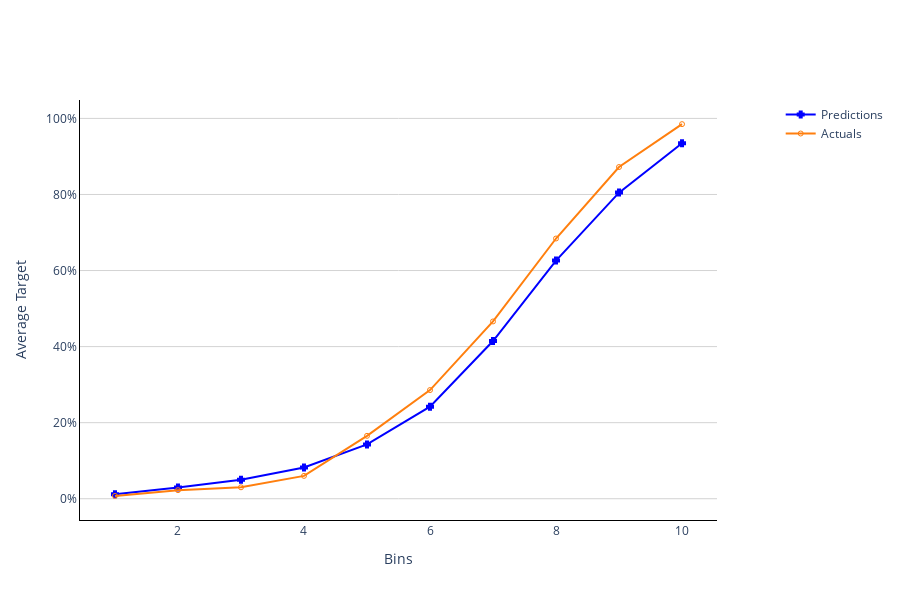

Source (notebook cell):
### Markdown cell above
### Plot lift chart and prediction explanations

### Code cell
# plot lift chart
plot_lift_chart(preds2, project_id, bins=10)

### Figure 1 — Plotly figure (JSON) as saved in the notebook; plotly's stock layout.template omitted (floating-point values rounded to 4 significant figures)
{"data": [{"line": {"color": "blue", "width": 2}, "marker": {"color": "blue", "line": {"color": "blue", "width": 2}, "size": 5, "symbol": "cross-open"}, "mode": "lines+markers", "name": "Predictions", "type": "scatter", "x": [1, 2, 3, 4, 5, 6, 7, 8, 9, 10], "y": [0.01167, 0.02961, 0.04995, 0.08234, 0.1428, 0.2419, 0.4147, 0.6261, 0.8049, 0.9346]}, {"line": {"color": "#ff7f0e", "width": 2}, "marker": {"color": "#ff7f0e", "line": {"color": "#ff7f0e", "width": 1}, "size": 5, "symbol": "circle-open"}, "mode": "lines+markers", "name": "Actuals", "type": "scatter", "x": [1, 2, 3, 4, 5, 6, 7, 8, 9, 10], "y": [0.007519, 0.02256, 0.03008, 0.06015, 0.1654, 0.2857, 0.4662, 0.6842, 0.8722, 0.985]}], "layout": {"height": 600, "hoverlabel": {"bgcolor": "white", "font": {"family": "Rockwell", "size": 16}, "namelength": -1}, "legend": {"bgcolor": "rgba(255, 255, 255, 0)", "bordercolor": "rgba(255, 255, 255, 0)", "x": 1.1, "xanchor": "left", "y": 1, "yanchor": "top"}, "plot_bgcolor": "rgba(0,0,0,0)", "xaxis": {"linecolor": "black", "linewidth": 1, "showline": true, "title": {"text": "Bins"}}, "yaxis": {"gridcolor": "lightgray", "gridwidth": 1, "linecolor": "black", "linewidth": 1, "showgrid": true, "showline": true, "tickformat": ",.0%", "title": {"text": "Average Target"}, "zeroline": false, "zerolinecolor": "black", "zerolinewidth": 2}}}
